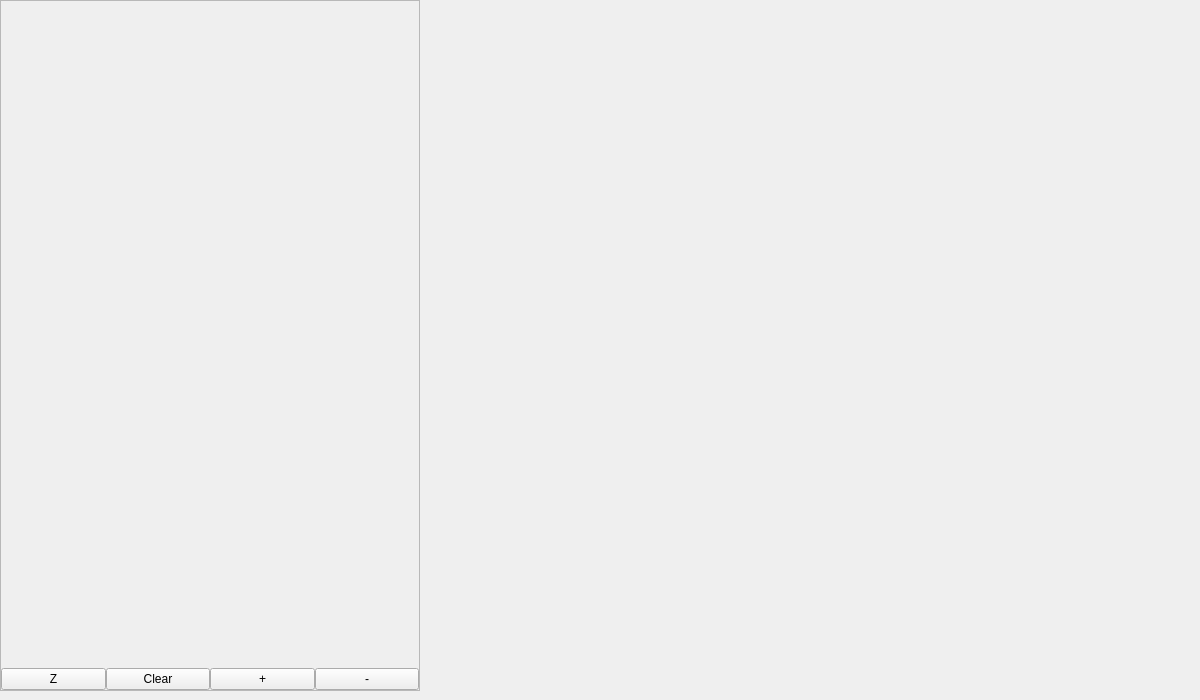
<?xml version="1.0" encoding="UTF-8"?>
<ui version="4.0">
 <class>MainWindow</class>
 <widget class="QMainWindow" name="MainWindow">
  <property name="geometry">
   <rect>
    <x>0</x>
    <y>0</y>
    <width>1200</width>
    <height>700</height>
   </rect>
  </property>
  <property name="windowTitle">
   <string>MainWindow</string>
  </property>
  <widget class="QWidget" name="centralwidget">
   <layout class="QGridLayout" name="gridLayout">
    <property name="leftMargin">
     <number>0</number>
    </property>
    <property name="topMargin">
     <number>0</number>
    </property>
    <property name="rightMargin">
     <number>0</number>
    </property>
    <property name="bottomMargin">
     <number>0</number>
    </property>
    <property name="spacing">
     <number>0</number>
    </property>
    <item row="0" column="0">
     <widget class="ScreenOptions" name="screen_options">
      <widget class="QFrame" name="frame">
       <property name="geometry">
        <rect>
         <x>0</x>
         <y>0</y>
         <width>420</width>
         <height>691</height>
        </rect>
       </property>
       <property name="frameShape">
        <enum>QFrame::StyledPanel</enum>
       </property>
       <property name="frameShadow">
        <enum>QFrame::Raised</enum>
       </property>
       <layout class="QGridLayout" name="gridLayout_2">
        <property name="leftMargin">
         <number>0</number>
        </property>
        <property name="topMargin">
         <number>0</number>
        </property>
        <property name="rightMargin">
         <number>0</number>
        </property>
        <property name="bottomMargin">
         <number>0</number>
        </property>
        <property name="spacing">
         <number>0</number>
        </property>
        <item row="1" column="0">
         <widget class="PushButton" name="pushbutton">
          <property name="text">
           <string>Z</string>
          </property>
         </widget>
        </item>
        <item row="1" column="2">
         <widget class="PushButton" name="pushbutton_3">
          <property name="text">
           <string>+</string>
          </property>
         </widget>
        </item>
        <item row="1" column="1">
         <widget class="PushButton" name="pushbutton_2">
          <property name="text">
           <string>Clear</string>
          </property>
         </widget>
        </item>
        <item row="1" column="3">
         <widget class="PushButton" name="pushbutton_4">
          <property name="text">
           <string>-</string>
          </property>
         </widget>
        </item>
        <item row="0" column="0" colspan="4">
         <widget class="GCodeGraphics" name="gcodegraphics">
          <property name="_view" stdset="0">
           <string>z</string>
          </property>
          <property name="_dro" stdset="0">
           <bool>true</bool>
          </property>
          <property name="_dtg" stdset="0">
           <bool>false</bool>
          </property>
          <property name="background_color" stdset="0">
           <color alpha="0">
            <red>0</red>
            <green>0</green>
            <blue>0</blue>
           </color>
          </property>
          <property name="_use_gradient_background" stdset="0">
           <bool>false</bool>
          </property>
         </widget>
        </item>
       </layout>
      </widget>
     </widget>
    </item>
   </layout>
  </widget>
 </widget>
 <customwidgets>
  <customwidget>
   <class>IndicatedPushButton</class>
   <extends>QPushButton</extends>
   <header>qtvcp.widgets.simple_widgets</header>
  </customwidget>
  <customwidget>
   <class>PushButton</class>
   <extends>IndicatedPushButton</extends>
   <header>qtvcp.widgets.simple_widgets</header>
  </customwidget>
  <customwidget>
   <class>GCodeGraphics</class>
   <extends>QWidget</extends>
   <header>qtvcp.widgets.gcode_graphics</header>
   <container>1</container>
  </customwidget>
  <customwidget>
   <class>ScreenOptions</class>
   <extends>QWidget</extends>
   <header>qtvcp.widgets.screen_options</header>
   <container>1</container>
  </customwidget>
 </customwidgets>
 <resources/>
 <connections/>
</ui>
